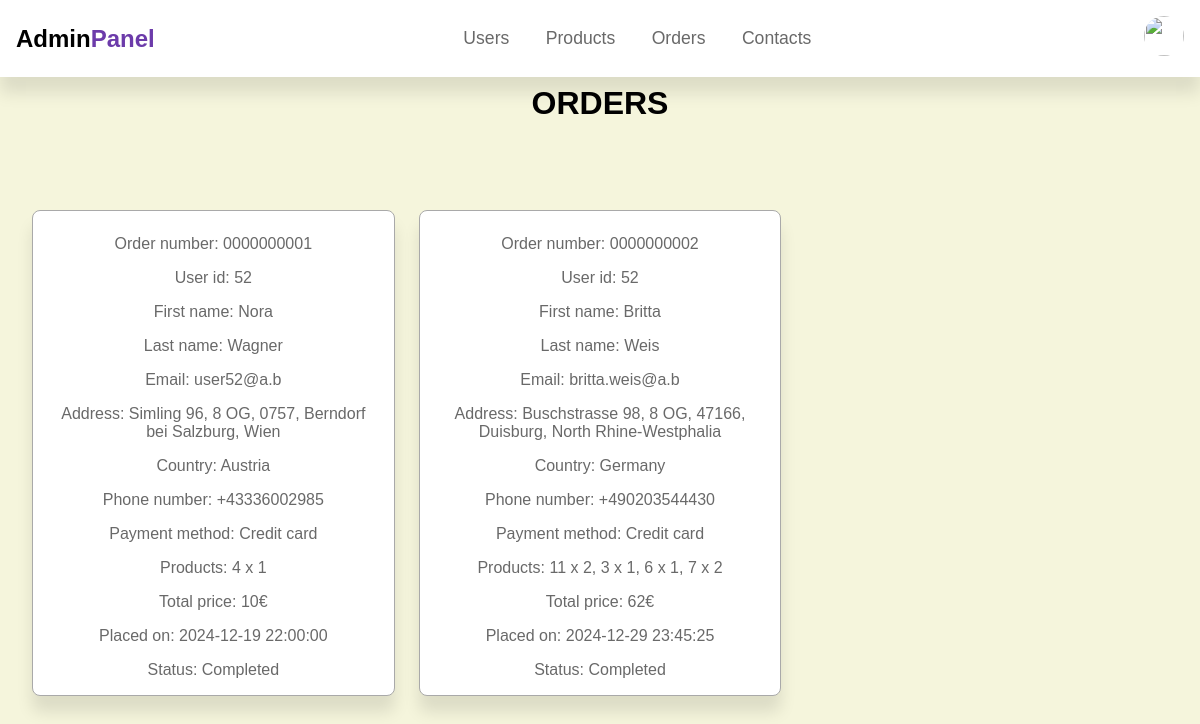
/php/admin-orders.php, run on the app's committed database.
### tables this page shows
CREATE TABLE `orders` (
  `id` int(11) NOT NULL,
  `number` varchar(15) NOT NULL,
  `user_id` int(11) NOT NULL,
  `first_name` varchar(100) NOT NULL,
  `last_name` varchar(100) NOT NULL,
  `email` varchar(100) NOT NULL,
  `address` varchar(500) NOT NULL,
  `country_name` varchar(100) NOT NULL,
  `phone_number` varchar(20) NOT NULL,
  `payment_method` varchar(15) NOT NULL,
  `products_list` varchar(500) NOT NULL,
  `total_price` float NOT NULL,
  `placed_on` timestamp NOT NULL DEFAULT current_timestamp(),
  `status` varchar(20) NOT NULL DEFAULT 'pending'
);

### php/admin-orders.php (the view, shortened to what this page needs)
<!DOCTYPE html>
<html>
    <head>
        <link rel="stylesheet" href="https://cdnjs.cloudflare.com/ajax/libs/font-awesome/6.0.0-beta3/css/all.min.css">
        <link rel="stylesheet" href="../css/styles.css">
    </head>
    <body>
        <?php include 'admin-header.php';?>
        <h1 class="title">Orders</h1>
        <section class="orders">
            <div class="box-container">
                <?php
                    $select = "SELECT * FROM orders";
                    $select_stmt = mysqli_prepare($conn, $select);
                    mysqli_stmt_execute($select_stmt);
                    $res = mysqli_stmt_get_result($select_stmt);
                    if(mysqli_num_rows($res) > 0){
                        while($order = mysqli_fetch_assoc($res)) {
                ?>
                <div class="box-subcontainer">
                    <p>Order number: <?php echo $order['number']; ?><p>
                    <p>User id: <?php echo $order['user_id']; ?><p>
                    <p>First name: <?php echo $order['first_name']; ?><p>
                    <p>Last name: <?php echo $order['last_name']; ?><p>
                    <p>Email: <?php echo $order['email']; ?><p>
                    <p>Address: <?php echo $order['address']; ?><p>
                    <p>Country: <?php echo $order['country_name']; ?><p>
                    <p>Phone number: <?php echo $order['phone_number']; ?><p>
                    <p>Payment method: <?php echo $order['payment_method']; ?><p>
                    <p>Products: <?php echo $order['products_list']; ?><p>
                    <p>Total price: <?php echo $order['total_price']; ?>€<p>
                    <p>Placed on: <?php echo $order['placed_on']; ?><p>
                    <form action="admin-orders.php" method="POST">
                        <?php
                            if($order['status'] === 'completed') echo '<p>Status: Completed</p>';
                         ?>
                    </form>
                </div>
                <?php
                        }
                    }
                    else echo '<h2 class="empty">No orders taken yet!</h2>';
                ?>
            </div>
        </section>
    </body>
</html>

### css/styles.css (style rules this page uses)
* { font-family: 'Rubik', sans-serif; margin: 0; padding: 0; box-sizing: border-box; outline: none; border: none; text-decoration: none; color:darkgrey; }
html { overflow-x: hidden; scroll-behavior: smooth; scroll-padding-top: 6.5rem; text-align: center; }
body { background-color:beige; }
section { padding: 3rem 2rem; max-width: 1200px; margin:0 auto; }
.title { font-size: 2rem; color:black; margin-top: 0.5rem; text-transform: uppercase; }
.box-container { margin-top: 2.5rem; display: grid; grid-template-columns: repeat(auto-fill, minmax(20rem, 1fr)); gap: 1.5rem; align-items: stretch; }
.box-subcontainer { padding: 1rem; border: 0.1rem solid darkgrey; box-shadow: 0 1rem 1rem rgba(0, 0, 0, 0.1); border-radius: 0.5rem; background-color: white; box-sizing: border-box; display: flex; justify-content: center; align-items: center; flex-direction: column; position: relative; }
.box-container p { color: dimgray; margin-top: 0.5rem; }
.box-container .box-subcontainer p { color: dimgray; }
.orders .box-container .box-subcontainer form { width: 100%; }

### data on the page
orders: number "0000000001", user "52", first_name "Nora", last_name "Wagner", email "user52@a.b", address "Simling 96, 8 OG, 0757, Berndorf bei Salzburg, Wien", country_name "Austria", phone_number "+43336002985", payment_method "Credit card", products_list "4 x 1", total_price "10", placed_on "2024-12-19 22:00:00", status "Status: Completed"
orders: number "0000000002", user "52", first_name "Britta", last_name "Weis", email "britta.weis@a.b", address "Buschstrasse 98, 8 OG, 47166, Duisburg, North Rhine-Westphalia", country_name "Germany", phone_number "+490203544430", payment_method "Credit card", products_list "11 x 2, 3 x 1, 6 x 1, 7 x 2", total_price "62", placed_on "2024-12-29 23:45:25", status "Status: Completed"
